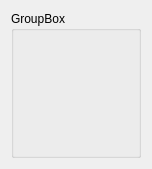
<?xml version="1.0" encoding="UTF-8"?>
<ui version="4.0">
 <class>Form</class>
 <widget class="QWidget" name="Form">
  <property name="geometry">
   <rect>
    <x>0</x>
    <y>0</y>
    <width>152</width>
    <height>169</height>
   </rect>
  </property>
  <property name="sizePolicy">
   <sizepolicy hsizetype="Fixed" vsizetype="Fixed">
    <horstretch>0</horstretch>
    <verstretch>0</verstretch>
   </sizepolicy>
  </property>
  <property name="windowTitle">
   <string>Form</string>
  </property>
  <layout class="QHBoxLayout" name="horizontalLayout_2">
   <item>
    <widget class="QGroupBox" name="box">
     <property name="title">
      <string>GroupBox</string>
     </property>
     <layout class="QHBoxLayout" name="horizontalLayout">
      <item>
       <widget class="Toggle" name="command">
        <property name="sizePolicy">
         <sizepolicy hsizetype="Fixed" vsizetype="MinimumExpanding">
          <horstretch>0</horstretch>
          <verstretch>0</verstretch>
         </sizepolicy>
        </property>
        <property name="label_visible" stdset="0">
         <bool>false</bool>
        </property>
        <property name="tx" stdset="0">
         <bool>true</bool>
        </property>
        <property name="value_labels_visible" stdset="0">
         <bool>false</bool>
        </property>
       </widget>
      </item>
      <item>
       <layout class="QVBoxLayout" name="verticalLayout_12">
        <item>
         <widget class="Led" name="status_on">
          <property name="sizePolicy">
           <sizepolicy hsizetype="Fixed" vsizetype="Fixed">
            <horstretch>0</horstretch>
            <verstretch>0</verstretch>
           </sizepolicy>
          </property>
          <property name="label_override" stdset="0">
           <string/>
          </property>
          <property name="label_visible" stdset="0">
           <bool>true</bool>
          </property>
          <property name="label_from_enumeration" stdset="0">
           <bool>true</bool>
          </property>
         </widget>
        </item>
        <item>
         <widget class="Led" name="status_off">
          <property name="sizePolicy">
           <sizepolicy hsizetype="Fixed" vsizetype="Fixed">
            <horstretch>0</horstretch>
            <verstretch>0</verstretch>
           </sizepolicy>
          </property>
          <property name="label_override" stdset="0">
           <string/>
          </property>
          <property name="label_visible" stdset="0">
           <bool>true</bool>
          </property>
          <property name="label_from_enumeration" stdset="0">
           <bool>true</bool>
          </property>
          <property name="on_value" stdset="0">
           <number>0</number>
          </property>
         </widget>
        </item>
       </layout>
      </item>
     </layout>
    </widget>
   </item>
  </layout>
 </widget>
 <customwidgets>
  <customwidget>
   <class>Led</class>
   <extends>QWidget</extends>
   <header>epyqlib.widgets.led</header>
  </customwidget>
  <customwidget>
   <class>Toggle</class>
   <extends>QWidget</extends>
   <header>epyqlib.widgets.toggle</header>
  </customwidget>
 </customwidgets>
 <resources/>
 <connections/>
</ui>
